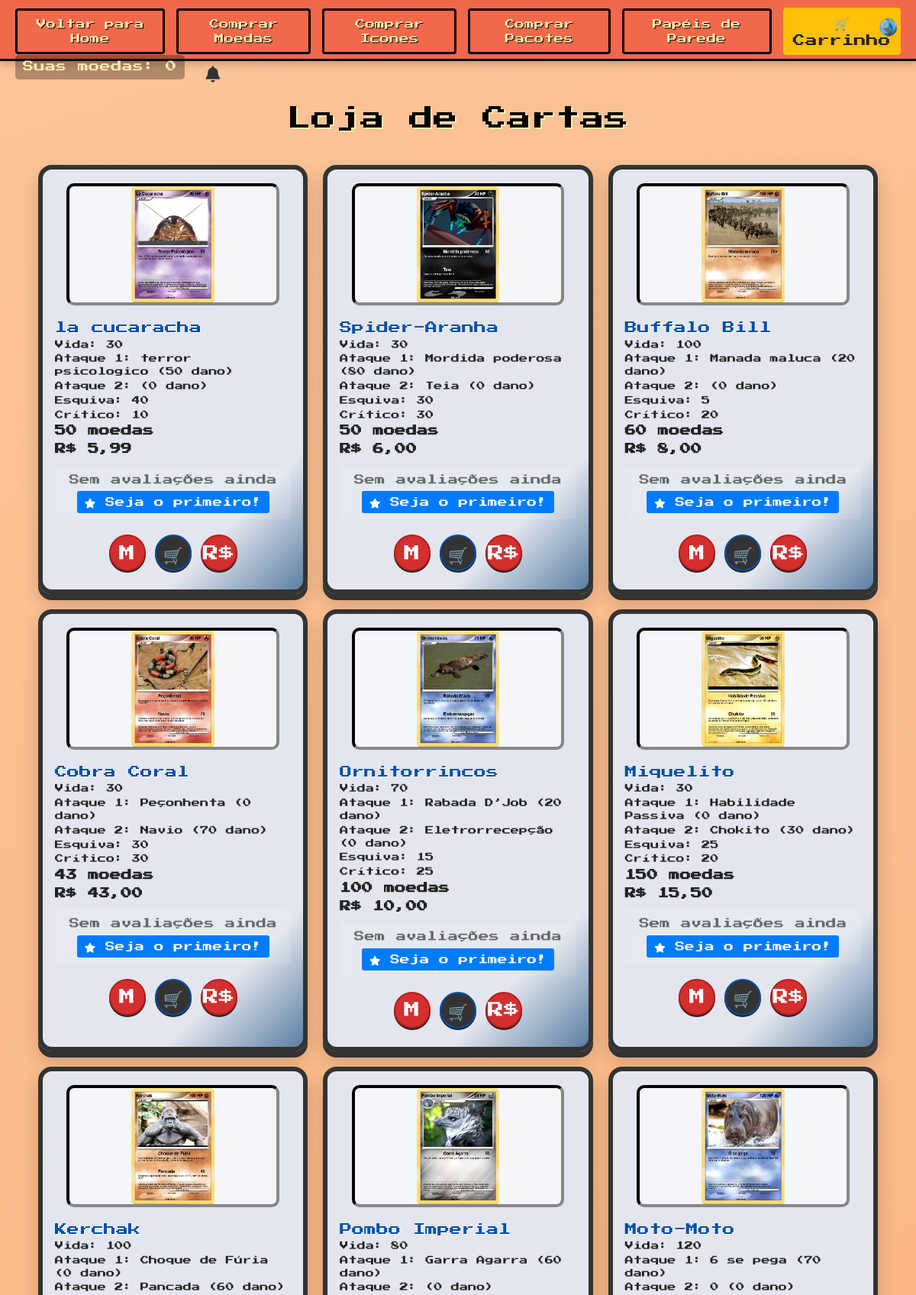
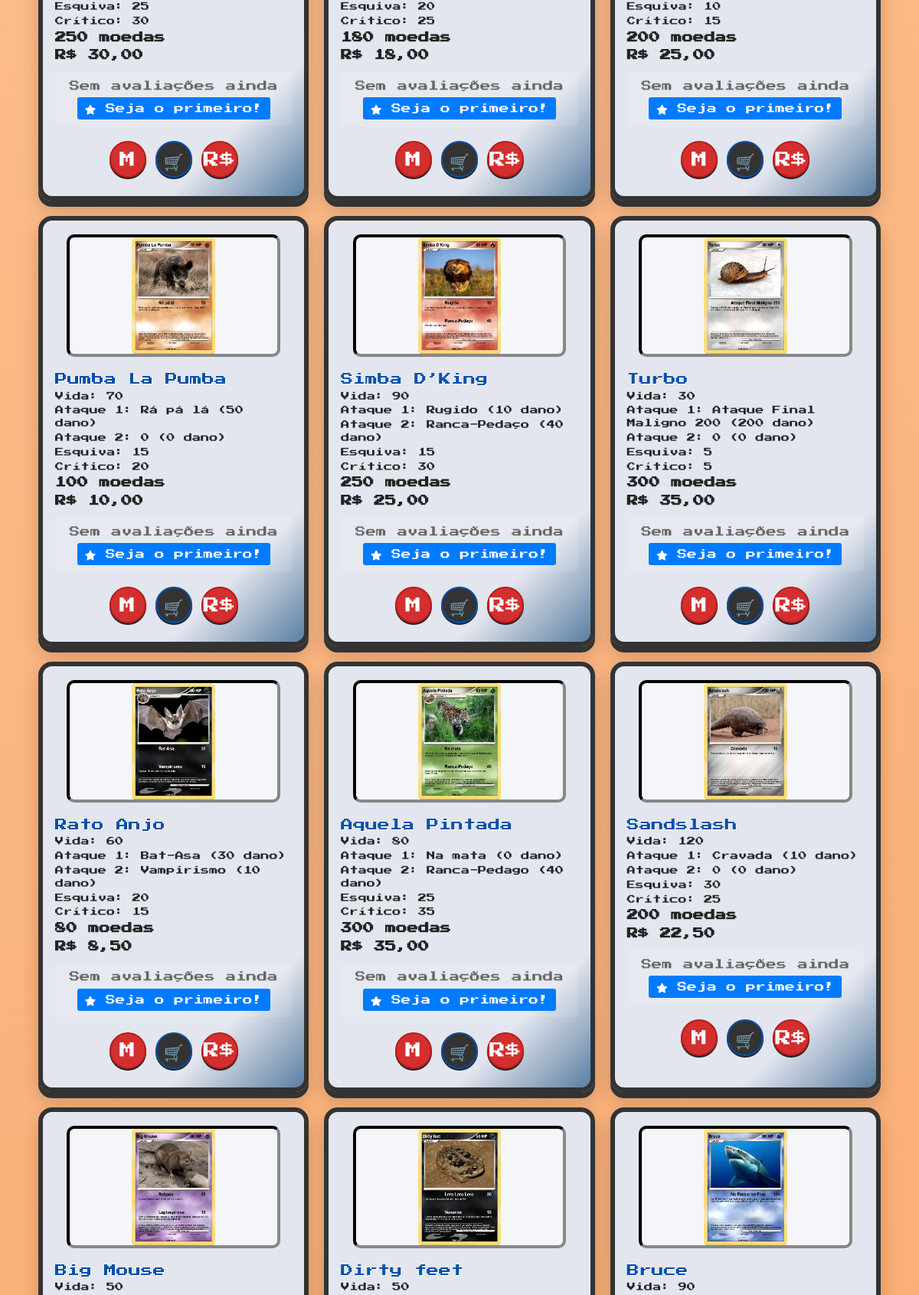
The page /View/Loja.php (signed in, upper part) on the database its author committed (2 pictures, top to bottom).
### tables this page shows
CREATE TABLE `usuario` (
  `id` int(11) NOT NULL,
  `nome` varchar(100) NOT NULL,
  `email` varchar(200) NOT NULL,
  `senha` varchar(40) NOT NULL,
  `coin` int(11) NOT NULL DEFAULT 0,
  `id_icone_perfil` int(11) DEFAULT NULL,
  `id_papel_fundo` int(11) DEFAULT NULL
);

CREATE TABLE `cartas` (
  `id` int(11) NOT NULL,
  `nome` varchar(50) NOT NULL,
  `path` varchar(255) NOT NULL,
  `vida` int(11) NOT NULL,
  `ataque1` varchar(50) NOT NULL,
  `ataque1_dano` int(11) NOT NULL,
  `ataque2` varchar(50) NOT NULL,
  `ataque2_dano` int(11) NOT NULL,
  `esquiva` int(11) NOT NULL,
  `critico` int(11) NOT NULL,
  `preco` int(100) NOT NULL,
  `preco_dinheiro` decimal(10,2) DEFAULT 0.00,
  `cor` varchar(20) DEFAULT 'neutro'
);

### Model/Usuario.php (called while the page is built, shortened)
<?php
class Usuario {
    private $coin;
    public function __construct($id, $nome, $email, $senha, $coin = 0) {
        $this->coin = $coin;
    }
    public function getCoin() {
        return $this->coin;
    }
}

### Model/BancoDeDados.php (called while the page is built, shortened)
<?php
class BancoDeDados
{
    private $connection;
    private function __construct($host, $user, $password, $database)
    {
        $this->host = $host;
        $this->user = $user;
        $this->password = $password;
        $this->database = $database;
    $this->connection = mysqli_connect($this->host, $this->user, $this->password, $this->database);
    }
    public function getConnection()
    {
        return $this->connection;
    }
    public function getUserById($id)
    {
        $conn = $this->getConnection();
        $sql = "SELECT id, nome, senha, email, coin FROM usuario WHERE id = " . $id;
        $result = $conn->query($sql);
        if ($result->num_rows > 0) {
            $user = $result->fetch_assoc();
        } else {
            $user = null;
        }
        return $user;
    }
        public function getCartas() {
            $conn = $this->getConnection();
            $sql = "SELECT id, nome, path, vida, ataque1, ataque1_dano, ataque2, ataque2_dano, esquiva, critico, preco, preco_dinheiro FROM cartas";
            $result = $conn->query($sql);
            return $result;
        }
}

### Controller/ControllerUsuario.php (called while the page is built, shortened)
<?php
require_once(__DIR__ . "/../Model/BancoDeDados.php");
require_once(__DIR__ . "/../Model/Usuario.php");
class ControllerUsuario
{
    private $database;
    public function __construct()
    {
        $this->database = BancoDeDados::getInstance("127.0.0.1", "root", "", "banco");
    }
    public function readUser($id)
{
    $row = $this->database->getUserById($id);
    if ($row) {
        return new Usuario($row['id'], $row['nome'], $row['email'], $row['senha'], $row['coin']);
    }
    return null;
}
}

### Controller/ControllerCartas.php (called while the page is built, shortened)
<?php
require_once '../Model/BancoDeDados.php';
class ControllerCartas {
    private $db;
    public function __construct() {
        $this->db = BancoDeDados::getInstance('localhost', 'root', '', 'banco');
    }
    public function getCartas() {
        return $this->db->getCartas();
    }
}

### Controller/ControllerAvaliacao.php (called while the page is built, shortened)
<?php
require_once __DIR__ . '/../Model/BancoDeDados.php';
class ControllerAvaliacao {
    private $db;
    public function __construct() {
        $this->db = BancoDeDados::getInstance('localhost', 'root', '', 'banco');
    }
    public function getMediaAvaliacoes($tipoItem, $idItem) {
        $conn = $this->db->getConnection();
        $sql = "SELECT AVG(nota) as media, COUNT(*) as total
                FROM avaliacoes
                WHERE tipo_item = ? AND id_item = ?";
        $stmt = $conn->prepare($sql);
        $stmt->bind_param('si', $tipoItem, $idItem);
        $stmt->execute();
        $result = $stmt->get_result();
        $row = $result->fetch_assoc();
        return [
            'media' => round($row['media'], 1),
            'total' => $row['total']
        ];
    }
}

### View/Loja.php (the view, shortened to what this page needs)
<?php
require_once '../Controller/ControllerCartas.php';
require_once '../Controller/ControllerUsuario.php';
require_once '../Controller/ControllerAvaliacao.php';
$userController = new ControllerUsuario();
$controllerAvaliacao = new ControllerAvaliacao();
$userId = $_SESSION['id'];
$user = $userController->readUser($userId);
$cartasController = new ControllerCartas();
$cartas = $cartasController->getCartas();
?>
<!DOCTYPE html>
<html lang="pt-br">
<head>
    <link rel="stylesheet" href="https://stackpath.bootstrapcdn.com/bootstrap/4.5.2/css/bootstrap.min.css">
    <link rel="stylesheet" href="../Assets/style.css">
    <link rel="stylesheet" href="../Assets/loja.css">
    <link rel="stylesheet" href="../Assets/gameboy-card.css">
    <link rel="stylesheet" href="https://cdnjs.cloudflare.com/ajax/libs/font-awesome/5.15.4/css/all.min.css">
    <link rel="stylesheet" href="../Assets/notificacoes.css">
</head>
<body>
    <nav class="navbar">
        <div class="nav-left">
            <a href="Home.php" class="btn btn-primary"> Voltar para Home</a>
            <a href="LojaMoedas.php" class="btn btn-primary"> Comprar Moedas</a>
            <a href="LojaIcone.php" class="btn btn-primary"> Comprar Icones</a>
            <a href="LojaPacote.php" class="btn btn-primary"> Comprar Pacotes</a>
            <a href="LojaPapelParede.php" class="btn btn-primary"> Papéis de Parede</a>
            <a href="Carrinho.php" class="btn btn-warning"> 🛒 Carrinho</a>
        </div>
        <div class="nav-right">
        <p class="user-coins">Suas moedas: <?php echo $user->getCoin(); ?></p>
            <?php include __DIR__ . '/components/NotificacoesWidget.php'; ?>
            <button class="theme-toggle" onclick="toggleTheme()">
                <img src="../Assets/img/modoescuro.PNG" alt="Alternar tema" class="theme-icon dark-icon">
            </button>
        </div>
    </nav>
    <div class="store-container">
        <div class="store-header">
            <h1 class="store-title"> Loja de Cartas</h1>
        </div>
        <div class="cards-grid">
            <?php while ($carta = $cartas->fetch_assoc()):
                $mediaInfo = $controllerAvaliacao->getMediaAvaliacoes('carta', $carta['id']);
            ?>
                <div class="gameboy-card">
                    <div class="gameboy-screen">
                        <img src="<?php echo $carta['path']; ?>"
                            alt="<?php echo $carta['nome']; ?>"
                            class="card-image"
                            onclick="openImage('<?php echo $carta['path']; ?>')">
                    </div>
                    <div class="gameboy-details">
                        <h2><?php echo $carta['nome']; ?></h2>
                        <p>Vida: <?php echo $carta['vida']; ?></p>
                        <p>Ataque 1: <?php echo $carta['ataque1']; ?> (<?php echo $carta['ataque1_dano']; ?> dano)</p>
                        <p>Ataque 2: <?php echo $carta['ataque2']; ?> (<?php echo $carta['ataque2_dano']; ?> dano)</p>
                        <p>Esquiva: <?php echo $carta['esquiva']; ?></p>
                        <p>Crítico: <?php echo $carta['critico']; ?></p>
                        <p class="gameboy-price"> <?php echo $carta['preco']; ?> moedas</p>
                        <p class="gameboy-price"> R$ <?php echo number_format($carta['preco_dinheiro'], 2, ',', '.'); ?></p>
                        <?php if ($mediaInfo['total'] > 0): ?>
                            <div class="rating-widget">
                                <div class="rating-stars">
                                    <?php
                                    $media = $mediaInfo['media'];
                                    for ($i = 1; $i <= 5; $i++) {
                                        echo ($i <= round($media)) ? '★' : '☆';
                                    }
                                    ?>
                                </div>
                                <div class="rating-info">
                                    <?php echo $mediaInfo['media']; ?> / 5.0 (<?php echo $mediaInfo['total']; ?> avaliações)
                                </div>
                                <a href="VisualizarAvaliacoes.php?tipo=carta&id=<?php echo $carta['id']; ?>"
                                   class="btn-ver-avaliacoes">
                                    <i class="fas fa-comments"></i> Ver Avaliações
                                </a>
                            </div>
                        <?php else: ?>
                            <div class="rating-widget">
                                <div class="rating-info">Sem avaliações ainda</div>
                                <a href="VisualizarAvaliacoes.php?tipo=carta&id=<?php echo $carta['id']; ?>"
                                   class="btn-ver-avaliacoes">
                                    <i class="fas fa-star"></i> Seja o primeiro!
                                </a>
                            </div>
                        <?php endif; ?>
                    </div>
                    <div class="gameboy-buttons">
                        <form action="../Processamento/ProcessCartas.php" method="POST" onsubmit="return confirm('Tem certeza que deseja comprar esta carta com moedas do jogo?');">
                            <button type="submit" class="gameboy-btn buy" title="Comprar com Moedas">M</button>
                        </form>
                        <form action="../Processamento/ProcessCarrinho.php" method="POST">
                            <button type="submit" class="gameboy-btn" title="Adicionar ao Carrinho">🛒</button>
                        </form>
                        <form action="../View/ConfirmarEndereco.php" method="GET">
                            <button type="submit" class="gameboy-btn buy" title="Comprar com Dinheiro">R$</button>
                        </form>
                    </div>
                </div>
            <?php endwhile; ?>
        </div>
    </div>
</body>
</html>

### Assets/loja.css (style rules this page uses)
:root { --color1: #FCC499; --color2: #FAAA6D; --color3: #419EAE; --color4: #FFEEB0; --color5: #F2684A; --color6: #000000; --dark: #000000; --retro-border: 3px solid var(--color6); }
* { box-sizing: border-box; margin: 0; padding: 0; }
body { font-family: 'Press Start 2P', cursive; background: linear-gradient(160deg, var(--color1) 0%, var(--color2) 100%); min-height: 100vh; color: var(--color6); padding-top: 80px; }
.navbar { width: 100%; background: var(--color5); padding: 10px 20px; display: flex; justify-content: space-between; align-items: center; position: fixed; top: 0; left: 0; z-index: 1000; border-bottom: var(--retro-border); box-shadow: 0 4px 10px rgba(0, 0, 0, 0.2); }
.nav-left, .nav-right { display: flex; align-items: center; gap: 15px; }
.btn-primary { background: var(--color5); border: var(--retro-border); color: var(--color4); padding: 8px 15px; font-size: 0.8rem; transition: all 0.2s ease; text-shadow: 1px 1px 0 var(--color6); }
.user-coins { font-size: 0.9rem; color: var(--color4); background: rgba(0, 0, 0, 0.3); padding: 5px 10px; border-radius: 5px; }
.store-container { max-width: 1200px; margin: 20px auto; padding: 20px; }
.store-header { text-align: center; margin-bottom: 2rem; }
.store-title { font-size: 2rem; color: var(--color6); text-shadow: 2px 2px 0 var(--color4); margin: 1rem 0; }
.cards-grid { display: grid; grid-template-columns: repeat(auto-fit, minmax(280px, 1fr)); gap: 20px; padding: 10px; }
.card-image { max-width: 100%; max-height: 100%; object-fit: contain; cursor: pointer; transition: transform 0.3s ease; }
.theme-toggle { background: none; border: none; cursor: pointer; padding: 0.5rem; border-radius: 50%; transition: background-color 0.3s ease; display: flex; align-items: center; justify-content: center; }
.theme-icon { width: 24px; height: 24px; transition: display 0.3s ease; }
.dark-icon { display: block; }

### Assets/gameboy-card.css (style rules this page uses)
.gameboy-card { background: linear-gradient(135deg, #e3e6ee 80%, #5b7fa3 100%); border: 6px solid #333; border-radius: 18px; box-shadow: 0 8px 0 #333, 0 12px 24px rgba(0,0,0,0.18); padding: 18px 16px 24px 16px; position: relative; font-family: 'Press Start 2P', monospace; color: #222; min-height: 420px; display: flex; flex-direction: column; align-items: center; transition: transform 0.2s, box-shadow 0.2s; }
.gameboy-screen { background: #f4f6fa; border: 4px inset #333; border-radius: 10px; width: 90%; height: 160px; display: flex; justify-content: center; align-items: center; margin-bottom: 12px; overflow: hidden; }
.gameboy-card .card-image { max-width: 100%; max-height: 100%; object-fit: contain; filter: grayscale(0.2) contrast(1.1); }
.gameboy-details { width: 100%; text-align: left; font-size: 0.7rem; margin-bottom: 10px; }
.gameboy-details h2 { font-size: 1rem; margin: 8px 0 4px 0; color: #0350a9; text-shadow: 1px 1px 0 #fff; }
.gameboy-details p { margin: 2px 0; color: #222; }
.gameboy-price { font-size: 0.9rem; color: #0350a9; font-weight: bold; margin: 8px 0 0 0; }
.gameboy-buttons { display: flex; gap: 12px; justify-content: center; margin-top: 10px; }
.gameboy-btn { background: #333; color: #fff; border: 2px solid #0350a9; border-radius: 50%; width: 48px; height: 48px; display: flex; align-items: center; justify-content: center; font-size: 1.3rem; box-shadow: 0 2px 0 #222; cursor: pointer; transition: background 0.2s, transform 0.2s; }
.gameboy-btn.buy { background: #d32f2f; border: 2px solid #b71c1c; color: #fff; }

### Assets/base.css (style rules this page uses)
:root { --color1: #FCC499; --color2: #ff6f00; --color3: #419EAE; --color4: #ffb969; --color5: #F2684A; --color6: #000000; --dark: #000000; }
html { transition: background-color 0.5s ease, color 0.5s ease; }
body { font-family: 'Press Start 2P', cursive; margin: 0; padding: 20px; box-sizing: border-box; scroll-behavior: smooth; scroll-padding-top: 8rem; }

### Assets/layout.css (style rules this page uses)
body { background: linear-gradient(160deg, var(--color1) 0%, var(--color2) 100%); min-height: 150vh; }
.navbar { background: var(--color5); display: flex; justify-content: space-between; align-items: center; padding: 0 2rem; height: var(--navbar-height); position: fixed; top: 0; left: 0; right: 0; z-index: 1000; box-shadow: 0 4px 10px rgba(0, 0, 0, 0.08); transition: background-color 0.3s ease, box-shadow 0.3s ease; }
:root { --navbar-height: 80px; }

### rows shown on the page
usuario: coin "0"
cartas: path (picture), nome "la cucaracha", vida "30", ataque1 "terror psicologico", ataque1_dano "50", ataque2_dano "0", esquiva "40", critico "10", preco "50", preco_dinheiro "5,99"
cartas: path (picture), nome "Spider-Aranha", vida "30", ataque1 "Mordida poderosa", ataque1_dano "80", ataque2 "Teia", ataque2_dano "0", esquiva "30", critico "30", preco "50", preco_dinheiro "6,00"
cartas: path (picture), nome "Buffalo Bill", vida "100", ataque1 "Manada maluca", ataque1_dano "20", ataque2_dano "0", esquiva "5", critico "20", preco "60", preco_dinheiro "8,00"
cartas: path (picture), nome "Cobra Coral", vida "30", ataque1 "Peçonhenta", ataque1_dano "0", ataque2 "Navio", ataque2_dano "70", esquiva "30", critico "30", preco "43", preco_dinheiro "43,00"
cartas: path (picture), nome "Ornitorrincos", vida "70", ataque1 "Rabada D’Job", ataque1_dano "20", ataque2 "Eletrorrecepção", ataque2_dano "0", esquiva "15", critico "25", preco "100", preco_dinheiro "10,00"
cartas: path (picture), nome "Miquelito", vida "30", ataque1 "Habilidade Passiva", ataque1_dano "0", ataque2 "Chokito", ataque2_dano "30", esquiva "25", critico "20", preco "150", preco_dinheiro "15,50"
cartas: path (picture), nome "Kerchak", vida "100", ataque1 "Choque de Fúria", ataque1_dano "0", ataque2 "Pancada", ataque2_dano "60", esquiva "25", critico "30", preco "250", preco_dinheiro "30,00"
cartas: path (picture), nome "Pombo Imperial", vida "80", ataque1 "Garra Agarra", ataque1_dano "60", ataque2_dano "0", esquiva "20", critico "25", preco "180", preco_dinheiro "18,00"
cartas: path (picture), nome "Moto-Moto", vida "120", ataque1 "6 se pega", ataque1_dano "70", ataque2 "0", ataque2_dano "0", esquiva "10", critico "15", preco "200", preco_dinheiro "25,00"
cartas: path (picture), nome "Pumba La Pumba", vida "70", ataque1 "Rá pá lá", ataque1_dano "50", ataque2 "0", ataque2_dano "0", esquiva "15", critico "20", preco "100", preco_dinheiro "10,00"
cartas: path (picture), nome "Simba D’King", vida "90", ataque1 "Rugido", ataque1_dano "10", ataque2 "Ranca-Pedaço", ataque2_dano "40", esquiva "15", critico "30", preco "250", preco_dinheiro "25,00"
cartas: path (picture), nome "Turbo", vida "30", ataque1 "Ataque Final Maligno 200", ataque1_dano "200", ataque2 "0", ataque2_dano "0", esquiva "5", critico "5", preco "300", preco_dinheiro "35,00"
cartas: path (picture), nome "Rato Anjo", vida "60", ataque1 "Bat-Asa", ataque1_dano "30", ataque2 "Vampirismo", ataque2_dano "10", esquiva "20", critico "15", preco "80", preco_dinheiro "8,50"
cartas: path (picture), nome "Aquela Pintada", vida "80", ataque1 "Na mata", ataque1_dano "0", ataque2 "Ranca-Pedago", ataque2_dano "40", esquiva "25", critico "35", preco "300", preco_dinheiro "35,00"
cartas: path (picture), nome "Sandslash", vida "120", ataque1 "Cravada", ataque1_dano "10", ataque2 "0", ataque2_dano "0", esquiva "30", critico "25", preco "200", preco_dinheiro "22,50"
cartas: path (picture), nome "Big Mouse", vida "50"
cartas: path (picture), nome "Dirty feet", vida "50"
cartas: path (picture), nome "Bruce", vida "90"
